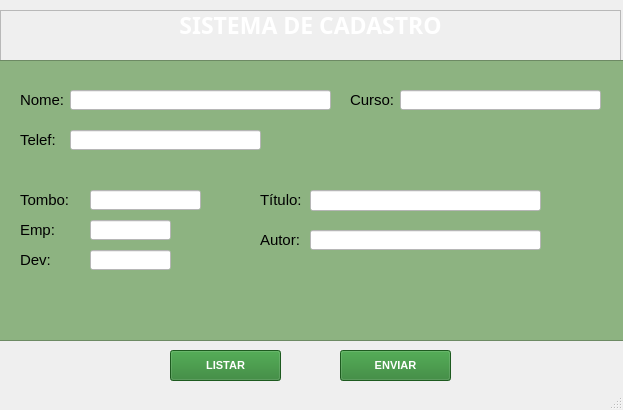
<?xml version="1.0" encoding="UTF-8"?>
<ui version="4.0">
 <class>Cadastro</class>
 <widget class="QMainWindow" name="Cadastro">
  <property name="geometry">
   <rect>
    <x>0</x>
    <y>0</y>
    <width>623</width>
    <height>410</height>
   </rect>
  </property>
  <property name="windowTitle">
   <string>MainWindow</string>
  </property>
  <property name="styleSheet">
   <string notr="true">background-color: rgb(44, 44, 44);
QLabel{

 color: rgb(255,255,255);

}</string>
  </property>
  <property name="toolButtonStyle">
   <enum>Qt::ToolButtonFollowStyle</enum>
  </property>
  <property name="Tela de Cadastro" stdset="0">
   <string/>
  </property>
  <widget class="QWidget" name="centralwidget">
   <widget class="QLabel" name="label">
    <property name="enabled">
     <bool>true</bool>
    </property>
    <property name="geometry">
     <rect>
      <x>0</x>
      <y>0</y>
      <width>621</width>
      <height>51</height>
     </rect>
    </property>
    <property name="minimumSize">
     <size>
      <width>0</width>
      <height>51</height>
     </size>
    </property>
    <property name="maximumSize">
     <size>
      <width>621</width>
      <height>51</height>
     </size>
    </property>
    <property name="font">
     <font>
      <family>Sitka Heading</family>
      <pointsize>17</pointsize>
      <weight>75</weight>
      <bold>true</bold>
      <underline>false</underline>
      <stylestrategy>PreferDefault</stylestrategy>
     </font>
    </property>
    <property name="layoutDirection">
     <enum>Qt::LeftToRight</enum>
    </property>
    <property name="autoFillBackground">
     <bool>false</bool>
    </property>
    <property name="styleSheet">
     <string notr="true">*{

	color: rgb(255, 255, 255);
	



border: none;

}

</string>
    </property>
    <property name="frameShadow">
     <enum>QFrame::Plain</enum>
    </property>
    <property name="text">
     <string>SISTEMA DE CADASTRO</string>
    </property>
    <property name="textFormat">
     <enum>Qt::RichText</enum>
    </property>
    <property name="scaledContents">
     <bool>false</bool>
    </property>
    <property name="alignment">
     <set>Qt::AlignCenter</set>
    </property>
    <property name="wordWrap">
     <bool>false</bool>
    </property>
   </widget>
   <widget class="QPushButton" name="pushButton">
    <property name="geometry">
     <rect>
      <x>170</x>
      <y>350</y>
      <width>111</width>
      <height>31</height>
     </rect>
    </property>
    <property name="font">
     <font>
      <pointsize>8</pointsize>
      <weight>75</weight>
      <bold>true</bold>
     </font>
    </property>
    <property name="cursor">
     <cursorShape>PointingHandCursor</cursorShape>
    </property>
    <property name="styleSheet">
     <string notr="true">color: rgb(193, 193, 193);
background-color: rgb(40, 126, 43);
color: rgb(255, 255, 255);</string>
    </property>
    <property name="text">
     <string>LISTAR</string>
    </property>
   </widget>
   <widget class="QPushButton" name="pushButton_2">
    <property name="geometry">
     <rect>
      <x>340</x>
      <y>350</y>
      <width>111</width>
      <height>31</height>
     </rect>
    </property>
    <property name="font">
     <font>
      <family>MS Shell Dlg 2</family>
      <pointsize>8</pointsize>
      <weight>75</weight>
      <italic>false</italic>
      <bold>true</bold>
     </font>
    </property>
    <property name="cursor">
     <cursorShape>PointingHandCursor</cursorShape>
    </property>
    <property name="styleSheet">
     <string notr="true">color: rgb(255, 255, 255);

background-color: rgb(40, 126, 43);</string>
    </property>
    <property name="text">
     <string>ENVIAR</string>
    </property>
   </widget>
   <widget class="QFrame" name="frame">
    <property name="geometry">
     <rect>
      <x>-10</x>
      <y>60</y>
      <width>641</width>
      <height>281</height>
     </rect>
    </property>
    <property name="styleSheet">
     <string notr="true">background-color: rgb(141, 179, 129);
</string>
    </property>
    <property name="frameShape">
     <enum>QFrame::StyledPanel</enum>
    </property>
    <property name="frameShadow">
     <enum>QFrame::Raised</enum>
    </property>
    <widget class="QLabel" name="label_2">
     <property name="geometry">
      <rect>
       <x>30</x>
       <y>30</y>
       <width>51</width>
       <height>20</height>
      </rect>
     </property>
     <property name="font">
      <font>
       <pointsize>11</pointsize>
      </font>
     </property>
     <property name="styleSheet">
      <string notr="true">background-color: rgb(141, 179, 129);</string>
     </property>
     <property name="text">
      <string>Nome:</string>
     </property>
    </widget>
    <widget class="QLineEdit" name="lineEdit">
     <property name="geometry">
      <rect>
       <x>80</x>
       <y>30</y>
       <width>261</width>
       <height>20</height>
      </rect>
     </property>
     <property name="font">
      <font>
       <pointsize>10</pointsize>
      </font>
     </property>
     <property name="styleSheet">
      <string notr="true">background-color: rgb(255, 255, 255);</string>
     </property>
    </widget>
    <widget class="QLabel" name="label_5">
     <property name="geometry">
      <rect>
       <x>360</x>
       <y>30</y>
       <width>51</width>
       <height>20</height>
      </rect>
     </property>
     <property name="font">
      <font>
       <pointsize>11</pointsize>
      </font>
     </property>
     <property name="styleSheet">
      <string notr="true">background-color: rgb(141, 179, 129);</string>
     </property>
     <property name="text">
      <string>Curso:</string>
     </property>
    </widget>
    <widget class="QLineEdit" name="lineEdit_2">
     <property name="geometry">
      <rect>
       <x>410</x>
       <y>30</y>
       <width>201</width>
       <height>20</height>
      </rect>
     </property>
     <property name="font">
      <font>
       <pointsize>10</pointsize>
      </font>
     </property>
     <property name="styleSheet">
      <string notr="true">background-color: rgb(255, 255, 255);</string>
     </property>
    </widget>
    <widget class="QLabel" name="label_3">
     <property name="geometry">
      <rect>
       <x>30</x>
       <y>70</y>
       <width>71</width>
       <height>20</height>
      </rect>
     </property>
     <property name="font">
      <font>
       <pointsize>11</pointsize>
      </font>
     </property>
     <property name="styleSheet">
      <string notr="true">background-color: rgb(141, 179, 129);</string>
     </property>
     <property name="text">
      <string>Telef:</string>
     </property>
    </widget>
    <widget class="QLineEdit" name="lineEdit_3">
     <property name="geometry">
      <rect>
       <x>80</x>
       <y>70</y>
       <width>191</width>
       <height>20</height>
      </rect>
     </property>
     <property name="font">
      <font>
       <pointsize>10</pointsize>
      </font>
     </property>
     <property name="styleSheet">
      <string notr="true">background-color: rgb(255, 255, 255);</string>
     </property>
    </widget>
    <widget class="QLabel" name="label_4">
     <property name="geometry">
      <rect>
       <x>30</x>
       <y>160</y>
       <width>51</width>
       <height>20</height>
      </rect>
     </property>
     <property name="font">
      <font>
       <pointsize>11</pointsize>
      </font>
     </property>
     <property name="styleSheet">
      <string notr="true">background-color: rgb(141, 179, 129);</string>
     </property>
     <property name="text">
      <string>Emp:</string>
     </property>
    </widget>
    <widget class="QLineEdit" name="lineEdit_4">
     <property name="geometry">
      <rect>
       <x>100</x>
       <y>160</y>
       <width>81</width>
       <height>20</height>
      </rect>
     </property>
     <property name="font">
      <font>
       <pointsize>10</pointsize>
      </font>
     </property>
     <property name="styleSheet">
      <string notr="true">background-color: rgb(255, 255, 255);</string>
     </property>
    </widget>
    <widget class="QLabel" name="label_7">
     <property name="geometry">
      <rect>
       <x>30</x>
       <y>190</y>
       <width>51</width>
       <height>20</height>
      </rect>
     </property>
     <property name="font">
      <font>
       <pointsize>11</pointsize>
      </font>
     </property>
     <property name="styleSheet">
      <string notr="true">background-color: rgb(141, 179, 129);</string>
     </property>
     <property name="text">
      <string>Dev:</string>
     </property>
    </widget>
    <widget class="QLineEdit" name="lineEdit_5">
     <property name="geometry">
      <rect>
       <x>100</x>
       <y>190</y>
       <width>81</width>
       <height>20</height>
      </rect>
     </property>
     <property name="font">
      <font>
       <pointsize>10</pointsize>
      </font>
     </property>
     <property name="styleSheet">
      <string notr="true">background-color: rgb(255, 255, 255);</string>
     </property>
    </widget>
    <widget class="QLabel" name="label_6">
     <property name="geometry">
      <rect>
       <x>30</x>
       <y>130</y>
       <width>51</width>
       <height>20</height>
      </rect>
     </property>
     <property name="font">
      <font>
       <pointsize>11</pointsize>
      </font>
     </property>
     <property name="styleSheet">
      <string notr="true">background-color: rgb(141, 179, 129);</string>
     </property>
     <property name="text">
      <string>Tombo:</string>
     </property>
    </widget>
    <widget class="QLineEdit" name="lineEdit_6">
     <property name="geometry">
      <rect>
       <x>100</x>
       <y>130</y>
       <width>111</width>
       <height>20</height>
      </rect>
     </property>
     <property name="font">
      <font>
       <pointsize>10</pointsize>
      </font>
     </property>
     <property name="styleSheet">
      <string notr="true">background-color: rgb(255, 255, 255);</string>
     </property>
    </widget>
    <widget class="QLabel" name="label_8">
     <property name="geometry">
      <rect>
       <x>270</x>
       <y>130</y>
       <width>51</width>
       <height>20</height>
      </rect>
     </property>
     <property name="font">
      <font>
       <pointsize>11</pointsize>
      </font>
     </property>
     <property name="styleSheet">
      <string notr="true">background-color: rgb(141, 179, 129);</string>
     </property>
     <property name="text">
      <string>Título:</string>
     </property>
    </widget>
    <widget class="QLineEdit" name="lineEdit_7">
     <property name="geometry">
      <rect>
       <x>320</x>
       <y>130</y>
       <width>231</width>
       <height>21</height>
      </rect>
     </property>
     <property name="font">
      <font>
       <pointsize>10</pointsize>
      </font>
     </property>
     <property name="styleSheet">
      <string notr="true">background-color: rgb(255, 255, 255);</string>
     </property>
    </widget>
    <widget class="QLabel" name="label_9">
     <property name="geometry">
      <rect>
       <x>270</x>
       <y>170</y>
       <width>51</width>
       <height>20</height>
      </rect>
     </property>
     <property name="font">
      <font>
       <pointsize>11</pointsize>
      </font>
     </property>
     <property name="styleSheet">
      <string notr="true">background-color: rgb(141, 179, 129);</string>
     </property>
     <property name="text">
      <string>Autor:</string>
     </property>
    </widget>
    <widget class="QLineEdit" name="lineEdit_8">
     <property name="geometry">
      <rect>
       <x>320</x>
       <y>170</y>
       <width>231</width>
       <height>20</height>
      </rect>
     </property>
     <property name="font">
      <font>
       <pointsize>10</pointsize>
      </font>
     </property>
     <property name="styleSheet">
      <string notr="true">background-color: rgb(255, 255, 255);</string>
     </property>
    </widget>
   </widget>
   <widget class="QFrame" name="frame_2">
    <property name="geometry">
     <rect>
      <x>0</x>
      <y>10</y>
      <width>621</width>
      <height>51</height>
     </rect>
    </property>
    <property name="frameShape">
     <enum>QFrame::StyledPanel</enum>
    </property>
    <property name="frameShadow">
     <enum>QFrame::Raised</enum>
    </property>
    <widget class="QFrame" name="frame_3">
     <property name="geometry">
      <rect>
       <x>0</x>
       <y>-10</y>
       <width>621</width>
       <height>61</height>
      </rect>
     </property>
     <property name="frameShape">
      <enum>QFrame::StyledPanel</enum>
     </property>
     <property name="frameShadow">
      <enum>QFrame::Raised</enum>
     </property>
    </widget>
   </widget>
   <zorder>frame_2</zorder>
   <zorder>frame</zorder>
   <zorder>label</zorder>
   <zorder>pushButton_2</zorder>
   <zorder>pushButton</zorder>
  </widget>
  <widget class="QStatusBar" name="statusbar"/>
 </widget>
 <resources/>
 <connections/>
</ui>
